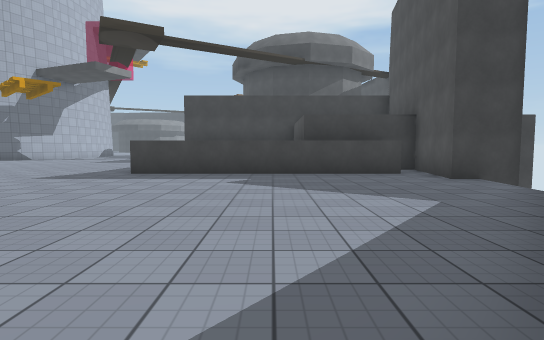
view 1 (above)

24 first-person views from a walk through a scene from a Unity 3-D project. The camera is 1.3 m above the floor, tilts 4° down and sees 80° across. The floor is counted in squares, 2 m on a side. Each view is taken from the middle of a square. On the plan, view 1 faces up. The plan holds only what a view shows up to about 10 squares ahead; the rest is blank. The place goes on beyond the plan. The player is left out. Some animated figures are not drawn. Some surface patterns are stand-ins.

view 2
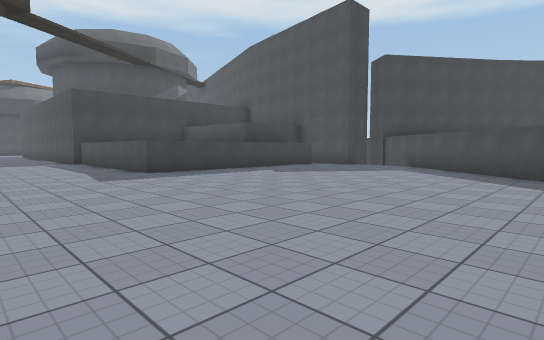

view 3
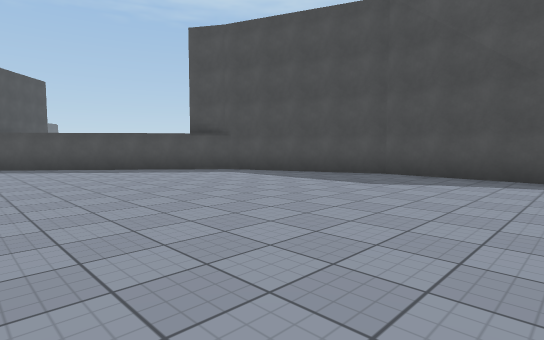

view 4
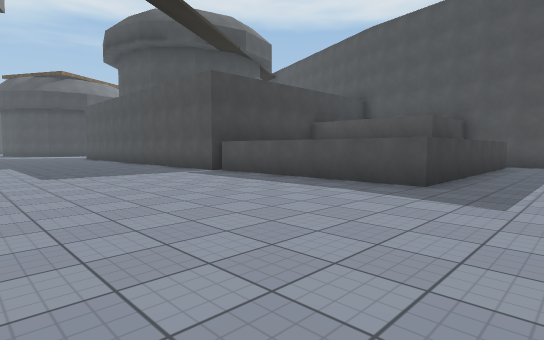

view 5
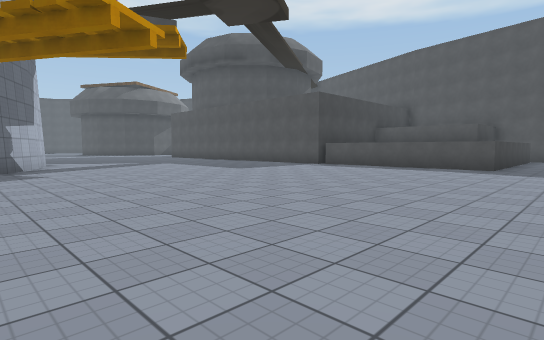

view 6
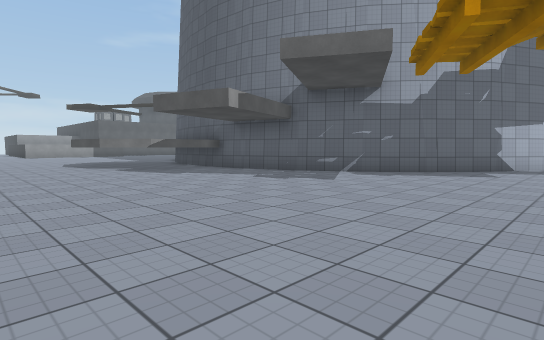

view 7
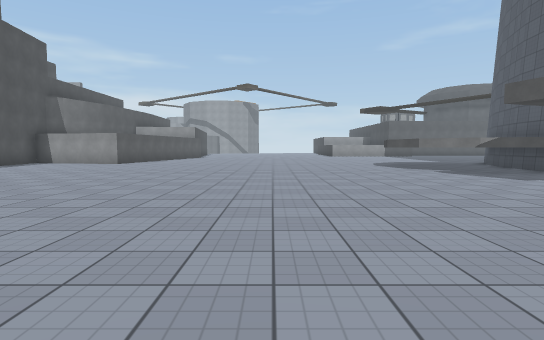

view 8
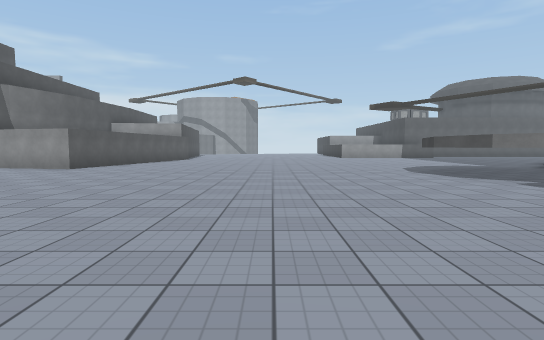

view 9
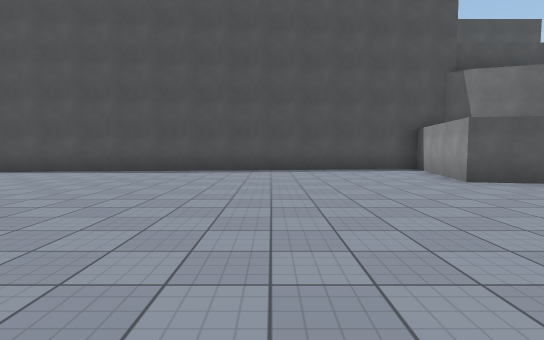

view 10
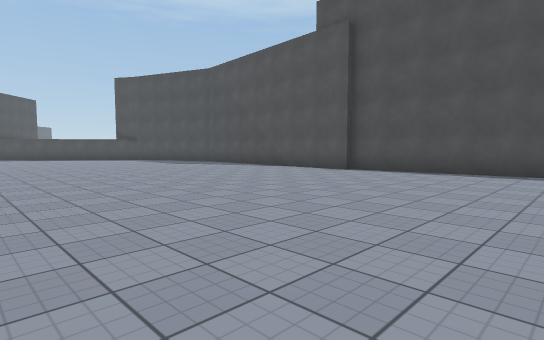

view 11
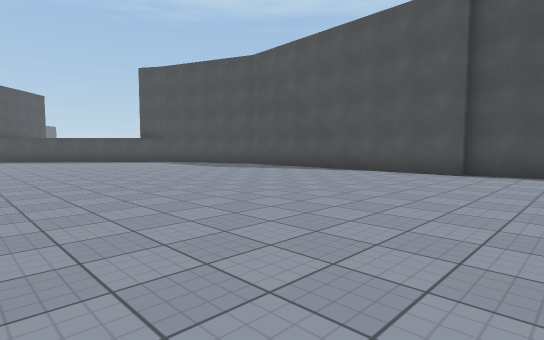

view 12
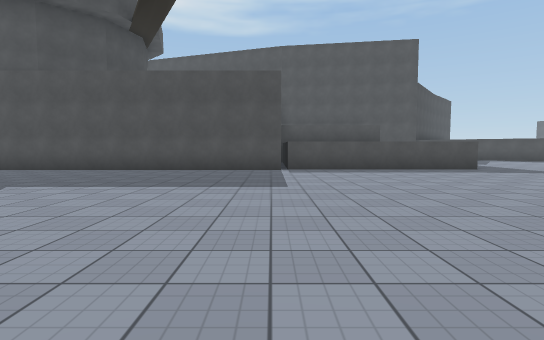

view 13
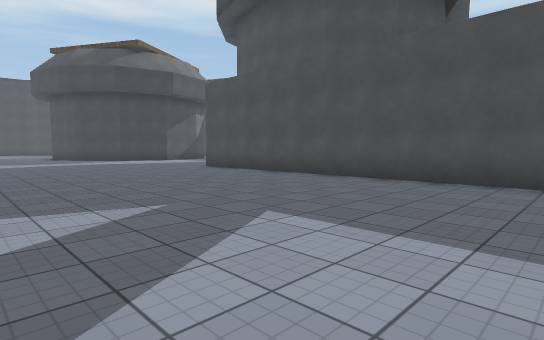

view 14
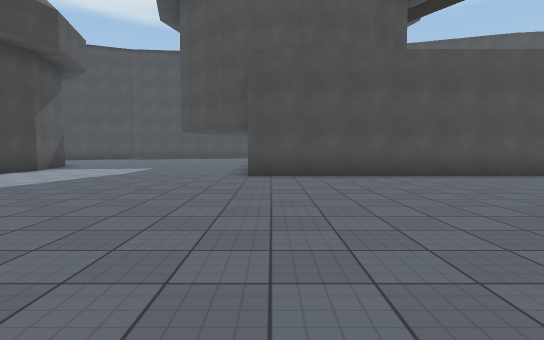

view 15
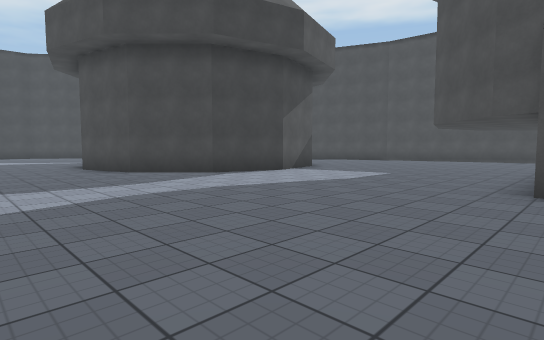

view 16
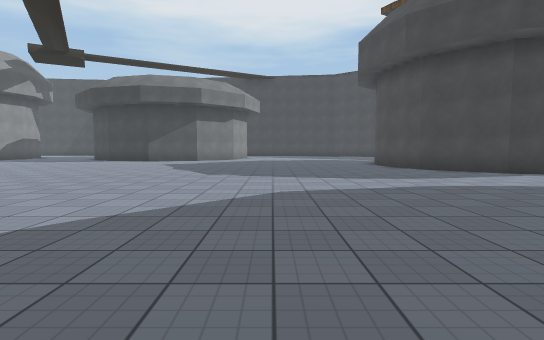

view 17
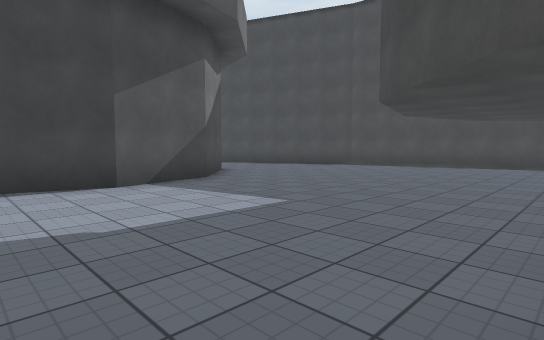

view 18
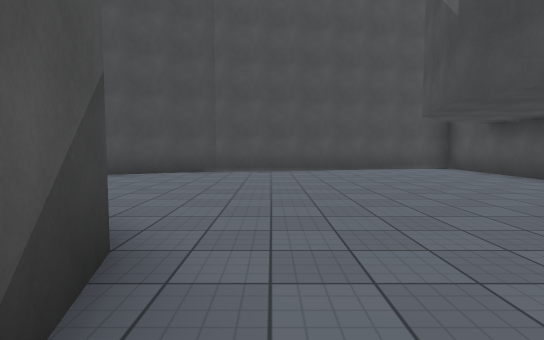

view 19
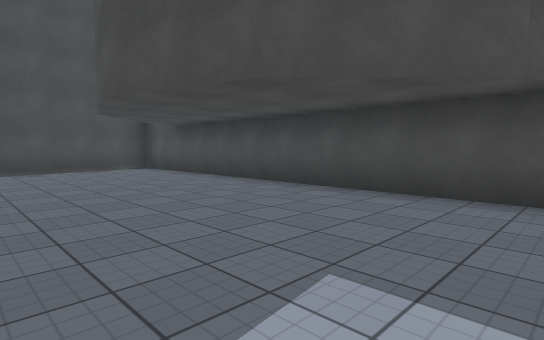

view 20
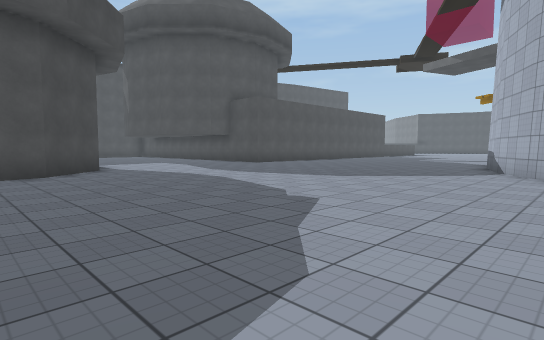

view 21
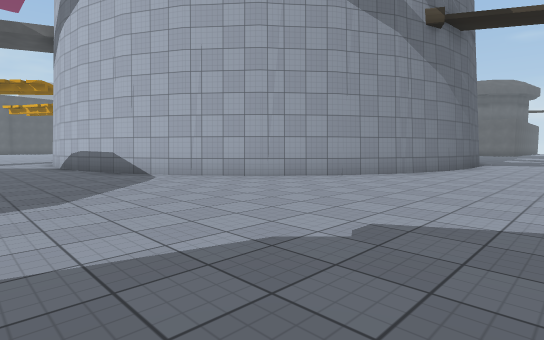

view 22
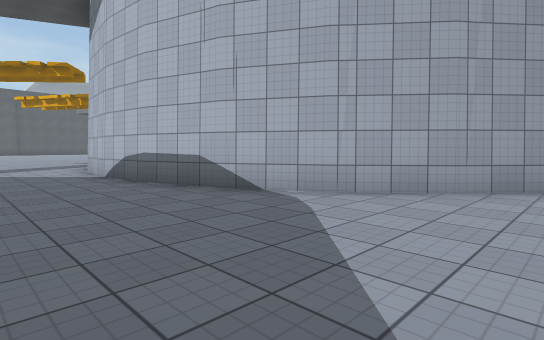

view 23
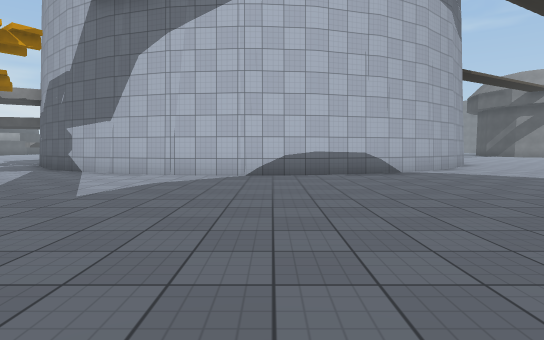

view 24
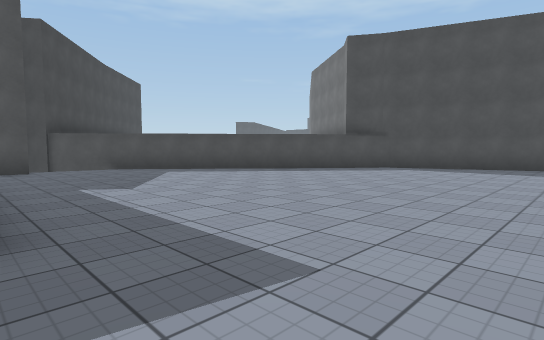

### Floor plan
Points are (right, up) in squares from view 1. A wall is a line through its corners. A room is listed if a view was taken in it or the views show most of it. See-through windows are left out.
Room 1 (views 1, 2, 3, 4, 5, 6, 7, 8, 9, 10, 11, 12, 13, 14, 15, 16, 17, 18, 19, 20, 21, 22, 23, 24)
walls: (-12.9, 16.4) (-14.1, 14.9); (-12.1, 17.9) (-13, 16.3); (-14, 15) (-15.5, 13.8); (-15.3, 13.9) (-17.1, 12.9); (-11.4, 21.4) (-11.6, 19.5) (-12.2, 17.8); (-3.1, 13.7) (-3.7, 13.7) (-3.7, 25.6); (-16.9, 13) (-18.7, 12.5); (-11.6, 23.1) (-11.4, 21.3); (-12.1, 24.8) (-11.6, 23); (-19.6, 11.6) (-20, 10.1) (-21, 9.1) (-22.4, 8.7) (-23.9, 9.1); (-12.9, 26.3) (-12.1, 24.6); (-14.1, 27.7) (-12.9, 26.2); (-1.6, 25.5) (8.1, 25.5) (6.7, 32.6); (-15.5, 28.8) (-14, 27.6); (3.2, 8) (-3.5, 8) (-3.5, 13.6); (-17.1, 29.6) (-15.4, 28.7); (5.1, 6.6) (3.7, 6.6) (4.1, 9.4); (-18.7, 30.1) (-16.9, 29.6); (-13, -3.2) (-5.4, -3.6) (-1.3, -2) (5.6, 6.4); (-20.5, 30.3) (-18.6, 30.1); (1.5, 33.6) (0, 32) (-2.1, 31.5) (-4.2, 32) (-5.7, 33.5) (-6.2, 35.5); (-25.6, -0.8) (-24.6, -1) (-25.4, -4.7) (-12.8, -3.4); (6.7, 32.4) (5.6, 35)

Where each view was taken, in squares from view 1:
view 1: 0 up, 0 right, facing up
view 2: 0 up, 7 left, facing up-right
view 3: 4 up, 9 left, facing down-right
view 4: 6 up, 9 left, facing up-right
view 5: 6 up, 14 left, facing up-right
view 6: 6 up, 11 left, facing up-left
view 7: 5 up, 12 left, facing left
view 8: 5 up, 15 left, facing left
view 9: 5 up, 21 left, facing down
view 10: 5 up, 18 left, facing down-right
view 11: 5 up, 15 left, facing down-right
view 12: 14 up, 13 left, facing right
view 13: 16 up, 10 left, facing up-right
view 14: 25 up, 11 left, facing right
view 15: 25 up, 9 left, facing up-right
view 16: 24 up, 10 left, facing up
view 17: 26 up, 4 left, facing up-right
view 18: 31 up, 2 left, facing right
view 19: 30 up, 2 left, facing down-right
view 20: 35 up, 14 left, facing down-right
view 21: 33 up, 9 left, facing down-left
view 22: 29 up, 9 left, facing down-left
view 23: 22 up, 4 left, facing left
view 24: 8 up, 6 left, facing down-right
